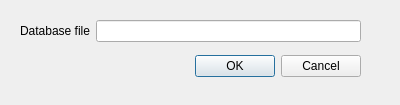
<?xml version="1.0" encoding="UTF-8"?>
<ui version="4.0">
 <class>Settings</class>
 <widget class="QDialog" name="Settings">
  <property name="geometry">
   <rect>
    <x>0</x>
    <y>0</y>
    <width>400</width>
    <height>105</height>
   </rect>
  </property>
  <property name="windowTitle">
   <string>Dialog</string>
  </property>
  <widget class="QDialogButtonBox" name="buttonBox">
   <property name="geometry">
    <rect>
     <x>20</x>
     <y>50</y>
     <width>341</width>
     <height>32</height>
    </rect>
   </property>
   <property name="orientation">
    <enum>Qt::Horizontal</enum>
   </property>
   <property name="standardButtons">
    <set>QDialogButtonBox::Cancel|QDialogButtonBox::Ok</set>
   </property>
  </widget>
  <widget class="QWidget" name="formLayoutWidget">
   <property name="geometry">
    <rect>
     <x>20</x>
     <y>20</y>
     <width>341</width>
     <height>27</height>
    </rect>
   </property>
   <layout class="QFormLayout" name="formLayout">
    <item row="0" column="0">
     <widget class="QLabel" name="label">
      <property name="text">
       <string>Database file</string>
      </property>
     </widget>
    </item>
    <item row="0" column="1">
     <widget class="QLineEdit" name="lineEdit"/>
    </item>
   </layout>
  </widget>
 </widget>
 <resources/>
 <connections>
  <connection>
   <sender>buttonBox</sender>
   <signal>accepted()</signal>
   <receiver>Settings</receiver>
   <slot>accept()</slot>
   <hints>
    <hint type="sourcelabel">
     <x>248</x>
     <y>254</y>
    </hint>
    <hint type="destinationlabel">
     <x>157</x>
     <y>274</y>
    </hint>
   </hints>
  </connection>
  <connection>
   <sender>buttonBox</sender>
   <signal>rejected()</signal>
   <receiver>Settings</receiver>
   <slot>reject()</slot>
   <hints>
    <hint type="sourcelabel">
     <x>316</x>
     <y>260</y>
    </hint>
    <hint type="destinationlabel">
     <x>286</x>
     <y>274</y>
    </hint>
   </hints>
  </connection>
 </connections>
</ui>
